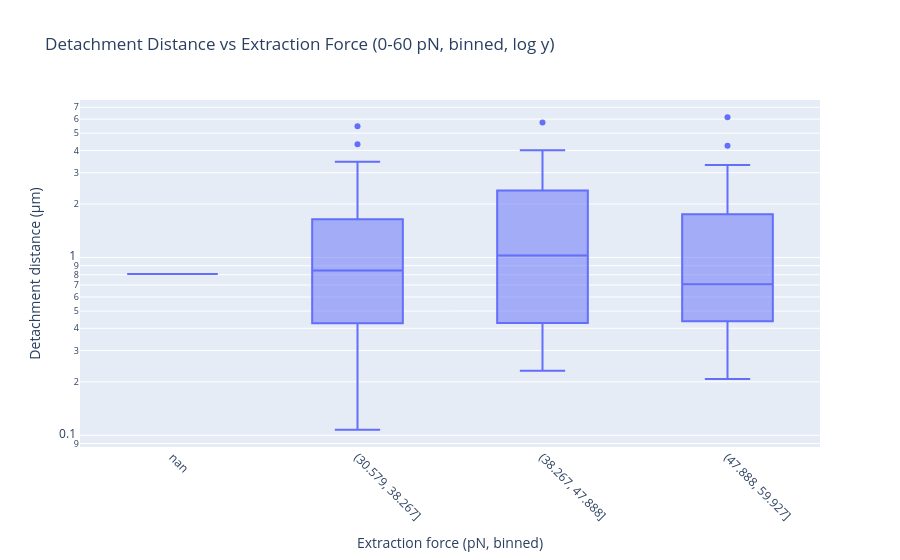

The notebook cell this image was saved under:
### Code cell
force_pN = np.abs(np.array(selected_delta_avg) * 1e12)
tether_lifetime_ms = np.array(selected_tether_lifetime_s) 

# Remove NaN values from both arrays before binning
valid_mask = ~(np.isnan(force_pN) | np.isnan(tether_lifetime_ms))
force_pN_clean = force_pN[valid_mask]
tether_lifetime_clean = tether_lifetime_ms[valid_mask]

# Filter data to only include forces between 0-60 pN
force_range_mask = (force_pN_clean >= 30) & (force_pN_clean <= 60)
force_pN_filtered = force_pN_clean[force_range_mask]
tether_lifetime_filtered = tether_lifetime_clean[force_range_mask]

# Create bins based on filtered data range
min_force = np.min(force_pN_filtered)
max_force = np.max(force_pN_filtered)
bins = np.logspace(np.log10(min_force), np.log10(max_force), 4)  # 30 bins

force_binned = pd.cut(force_pN_filtered, bins)



# Prepare data for Plotly (Detachment Distance vs Force bins)
detachment_distance_um = np.array(selected_tether_lifetime_m)[valid_mask][force_range_mask] * 1e6  # convert to µm

plot_df_distance = pd.DataFrame({
    'force_binned': force_binned,
    'force_binned_str': force_binned.astype(str),
    'detachment_distance_um': detachment_distance_um,
    'force_midpoint': force_pN_filtered
})

# Sort by force for ascending order
plot_df_distance = plot_df_distance.sort_values('force_midpoint')

fig = px.box(
    plot_df_distance,
    x='force_binned_str',
    y='detachment_distance_um',
    labels={'force_binned_str': 'Extraction force (pN, binned)', 'detachment_distance_um': 'Detachment distance (µm)'},
    title='Detachment Distance vs Extraction Force (0-60 pN, binned, log y)'
)
fig.update_yaxes(type='log')
fig.update_xaxes(tickangle=45)
fig.show()

### Figure 1 — Plotly figure (JSON) as saved in the notebook; plotly's stock layout.template omitted (floating-point values rounded to 4 significant figures)
{"data": [{"alignmentgroup": "True", "hovertemplate": "Extraction force (pN, binned)=%{x}<br>Detachment distance (µm)=%{y}<extra></extra>", "legendgroup": "", "marker": {"color": "#636efa"}, "name": "", "notched": false, "offsetgroup": "", "orientation": "v", "showlegend": false, "type": "box", "x": ["nan", "(30.579, 38.267]", "(30.579, 38.267]", "(30.579, 38.267]", "(30.579, 38.267]", "(30.579, 38.267]", "(30.579, 38.267]", "(30.579, 38.267]", "(30.579, 38.267]", "(30.579, 38.267]", "(30.579, 38.267]", "(30.579, 38.267]", "(30.579, 38.267]", "(30.579, 38.267]", "(30.579, 38.267]", "(30.579, 38.267]", "(30.579, 38.267]", "(30.579, 38.267]", "(30.579, 38.267]", "(30.579, 38.267]", "(30.579, 38.267]", "(30.579, 38.267]", "(30.579, 38.267]", "(30.579, 38.267]", "(30.579, 38.267]", "(30.579, 38.267]", "(30.579, 38.267]", "(30.579, 38.267]", "(38.267, 47.888]", "(38.267, 47.888]", "(38.267, 47.888]", "(38.267, 47.888]", "(38.267, 47.888]", "(38.267, 47.888]", "(38.267, 47.888]", "(38.267, 47.888]", "(38.267, 47.888]", "(38.267, 47.888]", "(38.267, 47.888]", "(38.267, 47.888]", "(38.267, 47.888]", "(38.267, 47.888]", "(38.267, 47.888]", "(38.267, 47.888]", "(38.267, 47.888]", "(38.267, 47.888]", "(38.267, 47.888]", "(38.267, 47.888]", "(38.267, 47.888]", "(38.267, 47.888]", "(38.267, 47.888]", "(38.267, 47.888]", "(38.267, 47.888]", "(38.267, 47.888]", "(38.267, 47.888]", "(38.267, 47.888]", "(38.267, 47.888]", "(38.267, 47.888]", "(38.267, 47.888]", "(38.267, 47.888]", "(47.888, 59.927]", "(47.888, 59.927]", "(47.888, 59.927]", "(47.888, 59.927]", "(47.888, 59.927]", "(47.888, 59.927]", "(47.888, 59.927]", "(47.888, 59.927]", "(47.888, 59.927]", "(47.888, 59.927]", "(47.888, 59.927]", "(47.888, 59.927]", "(47.888, 59.927]", "(47.888, 59.927]", "(47.888, 59.927]", "(47.888, 59.927]", "(47.888, 59.927]", "(47.888, 59.927]", "(47.888, 59.927]", "(47.888, 59.927]", "(47.888, 59.927]", "(47.888, 59.927]", "(47.888, 59.927]", "(47.888, 59.927]", "(47.888, 59.927]", "(47.888, 59.927]", "(47.888, 59.927]", "(47.888, 59.927]"], "x0": " ", "xaxis": "x", "y": [0.8075, 1.3, 0.8767, 4.33, 3.457, 3.384, 0.8075, 0.1077, 0.596, 0.4614, 0.2538, 1.63, 0.4153, 1.046, 0.1346, 1.019, 0.8459, 0.2653, 0.3057, 0.5306, 1.846, 1.465, 5.468, 0.2192, 1.646, 2.049, 0.473, 0.6691, 1.884, 0.4306, 0.4268, 2.274, 2.198, 0.3288, 0.4921, 3.192, 0.3653, 0.5075, 3.053, 1.753, 0.3691, 0.8306, 0.819, 4.007, 0.373, 0.3461, 0.473, 1.644, 2.261, 5.745, 0.2307, 2.24, 2.484, 3.841, 0.6921, 2.869, 0.5498, 0.2307, 1.225, 3.797, 0.2749, 0.2249, 1.667, 2.019, 2.909, 0.5306, 0.9921, 3.316, 0.4845, 0.323, 0.2115, 0.3922, 4.245, 6.141, 0.5076, 1.915, 0.7152, 1.538, 0.3518, 0.6998, 0.6498, 1.5, 1.838, 0.2076, 0.5287, 1.084, 0.9998, 0.6037], "y0": " ", "yaxis": "y"}], "layout": {"boxmode": "group", "legend": {"tracegroupgap": 0}, "title": {"text": "Detachment Distance vs Extraction Force (0-60 pN, binned, log y)"}, "xaxis": {"anchor": "y", "domain": [0, 1], "tickangle": 45, "title": {"text": "Extraction force (pN, binned)"}}, "yaxis": {"anchor": "x", "domain": [0, 1], "title": {"text": "Detachment distance (µm)"}, "type": "log"}}}
